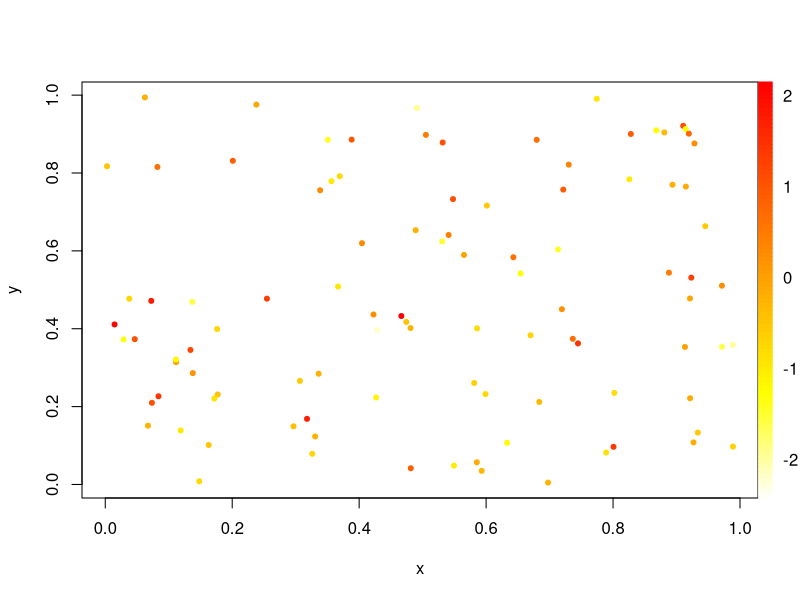

Write R code to recreate this figure.
legend.col <- function(col, lev){
  
  opar <- par
  
  n <- length(col)
  
  bx <- par("usr")
  
  box.cx <- c(bx[2] + (bx[2] - bx[1]) / 1000,
              bx[2] + (bx[2] - bx[1]) / 1000 + (bx[2] - bx[1]) / 50)
  box.cy <- c(bx[3], bx[3])
  box.sy <- (bx[4] - bx[3]) / n
  
  xx <- rep(box.cx, each = 2)
  
  par(xpd = TRUE)
  for(i in 1:n){
    
    yy <- c(box.cy[1] + (box.sy * (i - 1)),
            box.cy[1] + (box.sy * (i)),
            box.cy[1] + (box.sy * (i)),
            box.cy[1] + (box.sy * (i - 1)))
    polygon(xx, yy, col = col[i], border = col[i])
    
  }
  par(new = TRUE)
  plot(0, 0, type = "n",
       ylim = c(min(lev), max(lev)),
       yaxt = "n", ylab = "",
       xaxt = "n", xlab = "",
       frame.plot = FALSE)
  axis(side = 4, las = 2, tick = FALSE, line = .25)
  par <- opar
}
myDat <- data.frame(
  x = runif(100),
  y = runif(100),
  z = rnorm(100))

myDat$Z <- cut(myDat$z, 100, label = FALSE)

colr <- rev(heat.colors(100))

plot(y ~ x, data = myDat,
     col = colr[Z], pch = 20)

legend.col(col = colr, lev = myDat$z)
